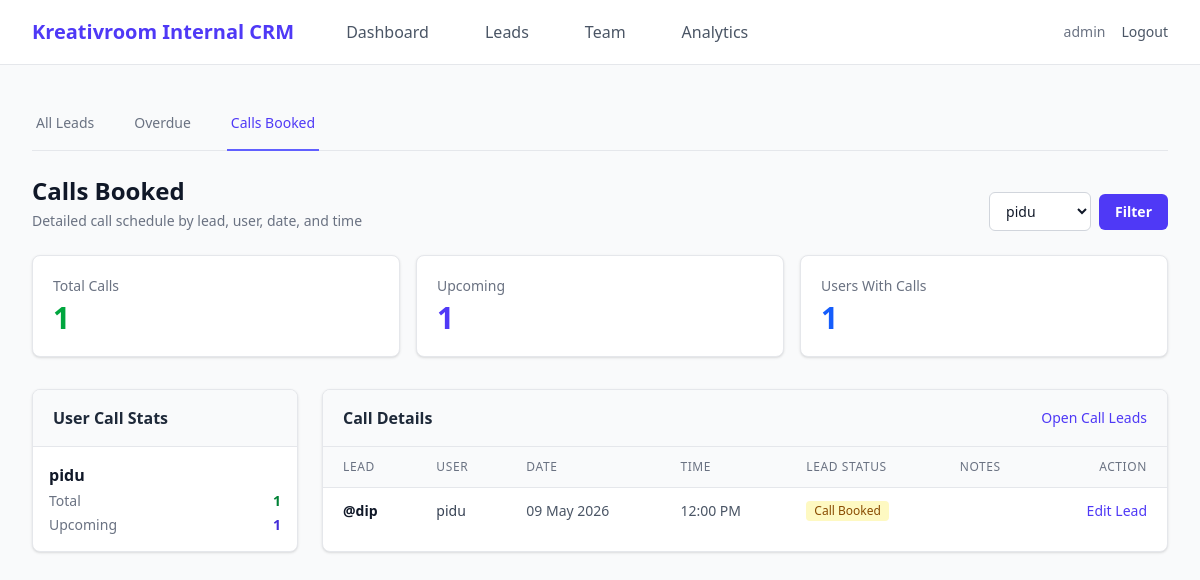
Page /admin/calls?setter=2 (signed in) on the committed database.
### instagram_crm/models.py (models this page shows, shortened)
class User(UserMixin, db.Model):
    __tablename__ = "users"
    id            = db.Column(db.Integer, primary_key=True)
    username      = db.Column(db.String(255), unique=True, nullable=False)
    password_hash = db.Column(db.String(255), nullable=False)
    role          = db.Column(db.String(50), default="setter")
    last_login    = db.Column(db.DateTime, nullable=True)
    created_at    = db.Column(db.DateTime, default=datetime.utcnow)
    leads      = db.relationship("Lead", backref="setter", lazy="dynamic")
    activities = db.relationship("Activity", backref="user", lazy="dynamic")
    @property
    def is_admin(self) -> bool:
        return self.role == "admin"

class Call(db.Model):
    __tablename__ = "calls"
    id            = db.Column(db.Integer, primary_key=True)
    lead_id       = db.Column(db.Integer, db.ForeignKey("leads.id"), unique=True, nullable=False)
    call_datetime = db.Column(db.DateTime, nullable=False)

class Lead(db.Model):
    __tablename__ = "leads"
    STATUSES = ["new_lead", "messaged", "replied", "interested", "call_booked", "deal_done"]
    id               = db.Column(db.Integer, primary_key=True)
    instagram_handle = db.Column(db.String(255), unique=True, nullable=False)
    status           = db.Column(db.String(50), default="new_lead", nullable=False, index=True)
    prev_status      = db.Column(db.String(50), nullable=True)   # ← restored on cancel-call
    assigned_to      = db.Column(db.Integer, db.ForeignKey("users.id"), nullable=True, index=True)
    last_contacted   = db.Column(db.DateTime, nullable=True)
    next_followup    = db.Column(db.Date, nullable=True, index=True)
    notes            = db.Column(db.Text, nullable=True)
    created_at       = db.Column(db.DateTime, default=datetime.utcnow)
    call       = db.relationship("Call", backref="lead", uselist=False,
                                 cascade="all, delete-orphan")
    activities = db.relationship("Activity", backref="lead", lazy="dynamic")

### instagram_crm/admin.py (the view)
@admin_bp.route("/calls")
@admin_required
def calls():
    setter_filter = request.args.get("setter", "").strip()
    query = (
        Call.query
        .join(Lead)
        .options(joinedload(Call.lead).joinedload(Lead.setter))
    )
    selected_setter = None
    if setter_filter:
        try:
            selected_setter = int(setter_filter)
            query = query.filter(Lead.assigned_to == selected_setter)
        except ValueError:
            selected_setter = None
    calls = query.order_by(Call.call_datetime.asc()).all()
    setters = User.query.filter_by(role="setter").order_by(User.username).all()
    call_stats = []
    for setter in setters:
        total = Call.query.join(Lead).filter(Lead.assigned_to == setter.id).count()
        upcoming = (
            Call.query
            .join(Lead)
            .filter(Lead.assigned_to == setter.id, Call.call_datetime >= datetime.now())
            .count()
        )
        call_stats.append({"user": setter, "total": total, "upcoming": upcoming})
    call_stats.sort(key=lambda row: row["total"], reverse=True)
    return render_template(
        "admin/calls.html",
        calls=calls,
        setters=setters,
        setter_filter=setter_filter,
        selected_setter=selected_setter,
        call_stats=call_stats,
        upcoming_count=sum(1 for call in calls if call.call_datetime >= datetime.now()),
        now=datetime.now(),
    )

### instagram_crm/admin.py (called while the page is built)
def admin_required(fn):
    from functools import wraps
    @wraps(fn)
    @login_required
    def wrapper(*args, **kwargs):
        if not current_user.is_admin:
            abort(403)
        return fn(*args, **kwargs)
    return wrapper

### instagram_crm/templates/admin/calls.html (shortened to what this page needs)
{% extends "base.html" %}
{% block content %}
<div class="mb-6">
  <div class="border-b border-gray-200">
    <nav class="-mb-px flex space-x-8" aria-label="Tabs">
      <a href="{{ url_for('admin.all_leads') }}" class="{% if request.endpoint == 'admin.all_leads' %}border-indigo-500 text-indigo-600{% else %}border-transparent text-gray-500 hover:border-gray-300 hover:text-gray-700{% endif %} whitespace-nowrap py-4 px-1 border-b-2 font-medium text-sm">All Leads</a>
      <a href="{{ url_for('admin.overdue') }}" class="{% if request.endpoint == 'admin.overdue' %}border-indigo-500 text-indigo-600{% else %}border-transparent text-gray-500 hover:border-gray-300 hover:text-gray-700{% endif %} whitespace-nowrap py-4 px-1 border-b-2 font-medium text-sm">Overdue</a>
      <a href="{{ url_for('admin.calls') }}" class="{% if request.endpoint == 'admin.calls' %}border-indigo-500 text-indigo-600{% else %}border-transparent text-gray-500 hover:border-gray-300 hover:text-gray-700{% endif %} whitespace-nowrap py-4 px-1 border-b-2 font-medium text-sm">Calls Booked</a>
    </nav>
  </div>
</div>
<div class="mb-6 flex flex-col sm:flex-row sm:items-end sm:justify-between gap-4">
  <div>
    <h1 class="text-2xl font-bold text-gray-900">Calls Booked</h1>
    <p class="text-sm text-gray-500 mt-1">Detailed call schedule by lead, user, date, and time</p>
  </div>
  <form method="GET" action="{{ url_for('admin.calls') }}" class="flex items-center gap-2">
    <select name="setter" class="px-3 py-2 rounded-md border border-gray-300 text-sm bg-white focus:outline-none focus:ring-2 focus:ring-indigo-500">
      {% for setter in setters %}
      <option value="{{ setter.id }}" {% if selected_setter == setter.id %}selected{% endif %}>{{ setter.username }}</option>
      {% endfor %}
    </select>
    <button type="submit" class="bg-indigo-600 hover:bg-indigo-700 text-white px-4 py-2 rounded-md text-sm font-semibold">Filter</button>
  </form>
</div>
<div class="grid grid-cols-1 md:grid-cols-3 gap-4 mb-8">
  <div class="bg-white border border-gray-200 rounded-lg p-5 shadow-sm">
    <div class="text-sm text-gray-500 font-medium mb-1">Total Calls</div>
    <div class="text-3xl font-bold text-green-600">{{ calls|length }}</div>
  </div>
  <div class="bg-white border border-gray-200 rounded-lg p-5 shadow-sm">
    <div class="text-sm text-gray-500 font-medium mb-1">Upcoming</div>
    <div class="text-3xl font-bold text-indigo-600">{{ upcoming_count }}</div>
  </div>
  <div class="bg-white border border-gray-200 rounded-lg p-5 shadow-sm">
    <div class="text-sm text-gray-500 font-medium mb-1">Users With Calls</div>
    <div class="text-3xl font-bold text-blue-600">{{ call_stats|selectattr('total')|list|length }}</div>
  </div>
</div>
<div class="grid grid-cols-1 lg:grid-cols-4 gap-6">
  <div class="bg-white border border-gray-200 rounded-lg shadow-sm overflow-hidden">
    <div class="px-5 py-4 border-b border-gray-200 bg-gray-50">
      <h2 class="font-semibold text-gray-800">User Call Stats</h2>
    </div>
    <div class="divide-y divide-gray-200">
      {% for row in call_stats %}
      <a href="{{ url_for('admin.calls', setter=row.user.id) }}" class="block p-4 hover:bg-gray-50">
        <div class="font-semibold text-gray-900 truncate">{{ row.user.username }}</div>
        <div class="mt-1 flex items-center justify-between text-sm">
          <span class="text-gray-500">Total</span>
          <span class="font-bold text-green-700">{{ row.total }}</span>
        </div>
        <div class="mt-1 flex items-center justify-between text-sm">
          <span class="text-gray-500">Upcoming</span>
          <span class="font-bold text-indigo-700">{{ row.upcoming }}</span>
        </div>
      </a>
      {% else %}
      <div class="p-5 text-sm text-gray-500">No setters found.</div>
      {% endfor %}
    </div>
  </div>
  <div class="lg:col-span-3 bg-white border border-gray-200 rounded-lg shadow-sm overflow-hidden">
    <div class="px-5 py-4 border-b border-gray-200 bg-gray-50 flex justify-between items-center">
      <h2 class="font-semibold text-gray-800">Call Details</h2>
      <a href="{{ url_for('admin.all_leads', status='call_booked') }}" class="text-sm text-indigo-600 hover:text-indigo-800 font-medium">Open Call Leads</a>
    </div>
    <div class="overflow-x-auto">
      <table class="min-w-full divide-y divide-gray-200 text-sm text-left">
        <thead class="bg-gray-50 text-gray-500 uppercase tracking-wider text-xs">
          <tr>
            <th class="px-5 py-3 font-medium">Lead</th>
            <th class="px-5 py-3 font-medium">User</th>
            <th class="px-5 py-3 font-medium">Date</th>
            <th class="px-5 py-3 font-medium">Time</th>
            <th class="px-5 py-3 font-medium">Lead Status</th>
            <th class="px-5 py-3 font-medium">Notes</th>
            <th class="px-5 py-3 font-medium text-right">Action</th>
          </tr>
        </thead>
        <tbody class="divide-y divide-gray-200 bg-white">
          {% for call in calls %}
          <tr class="hover:bg-gray-50">
            <td class="px-5 py-3 font-semibold text-gray-900">@{{ call.lead.instagram_handle }}</td>
            <td class="px-5 py-3 text-gray-700">{{ call.lead.setter.username if call.lead and call.lead.setter else 'Unassigned' }}</td>
            <td class="px-5 py-3 text-gray-600">{{ call.call_datetime.strftime('%d %b %Y') }}</td>
            <td class="px-5 py-3 text-gray-600">{{ call.call_datetime.strftime('%I:%M %p') }}</td>
            <td class="px-5 py-3">
              <span class="inline-flex px-2 py-0.5 rounded text-xs font-medium bg-yellow-100 text-yellow-800">
                {{ call.lead.status.replace('_', ' ').title() }}
              </span>
            </td>
            <td class="px-5 py-3 text-gray-500 max-w-xs truncate">{{ call.lead.notes or '' }}</td>
            <td class="px-5 py-3 text-right">
              <a href="{{ url_for('crm.edit_lead', lead_id=call.lead.id) }}" class="text-indigo-600 hover:text-indigo-900 font-medium">Edit Lead</a>
            </td>
          </tr>
          {% else %}
          <tr>
            <td colspan="7" class="px-5 py-8 text-center text-gray-500">No calls booked yet.</td>
          </tr>
          {% endfor %}
        </tbody>
      </table>
    </div>
  </div>
</div>
{% endblock %}

### instagram_crm/templates/base.html (shortened to what this page needs)
<!DOCTYPE html>
<html lang="en">
<head>
  <script src="https://unpkg.com/@tailwindcss/browser@4"></script>
</head>
<body class="bg-gray-50 text-gray-900 flex flex-col min-h-screen">
  {% if current_user.is_authenticated %}
  <nav class="bg-white border-b border-gray-200">
    <div class="max-w-7xl mx-auto px-4 sm:px-6 lg:px-8">
      <div class="flex justify-between h-16">
        <div class="flex items-center">
          <span class="text-xl font-bold text-indigo-600">Kreativroom Internal CRM</span>
          <div class="hidden md:flex md:ml-10 md:space-x-8">
            {% if current_user.is_admin %}
              <a href="{{ url_for('admin.dashboard') }}" class="text-gray-600 hover:text-gray-900 px-3 py-2 rounded-md font-medium">Dashboard</a>
              <a href="{{ url_for('admin.all_leads') }}" class="text-gray-600 hover:text-gray-900 px-3 py-2 rounded-md font-medium">Leads</a>
              <a href="{{ url_for('admin.team') }}" class="text-gray-600 hover:text-gray-900 px-3 py-2 rounded-md font-medium">Team</a>
              <a href="{{ url_for('admin.reports') }}" class="text-gray-600 hover:text-gray-900 px-3 py-2 rounded-md font-medium">Analytics</a>
            {% else %}
              <a href="{{ url_for('crm.dashboard') }}" class="text-gray-600 hover:text-gray-900 px-3 py-2 rounded-md font-medium">My Leads</a>
            {% endif %}
          </div>
        </div>
        <div class="flex items-center space-x-4">
          <span class="text-sm text-gray-500 hidden sm:block">{{ current_user.username }}</span>
          <a href="{{ url_for('auth.logout') }}" class="text-sm font-medium text-gray-600 hover:text-red-600">Logout</a>
        </div>
      </div>
    </div>
  </nav>
  {% endif %}
  <main class="flex-1 max-w-7xl w-full mx-auto p-4 sm:p-6 lg:p-8">
    {% block content %}{% endblock %}
  </main>
</body>
</html>

### instagram_crm/templates/base.html (style rules this page uses)
body { font-family: system-ui, -apple-system, sans-serif; }

### rows in the picture
User: username "admin"
User: user.username "pidu"
Call: lead.instagram_handle "dip", lead.setter "pidu", call_datetime "09 May 2026", call_datetime "12:00 PM", lead.status.replace "Call Booked"

### other values in the picture
{{ calls|length }} "1"
{{ upcoming_count }} "1"
{{ call_stats|selectattr('total')|list|length }} "1"
{{ row.total }} "1"
{{ row.upcoming }} "1"
form field setter "pidu"
